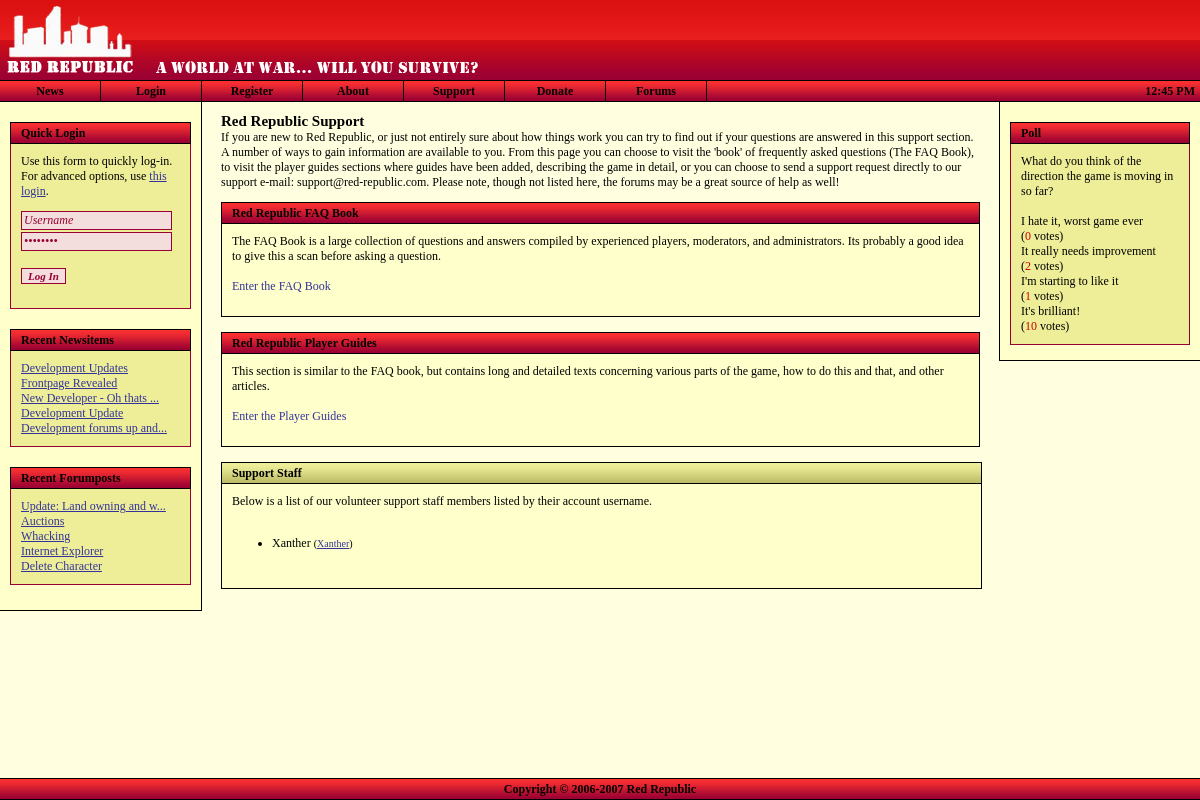
/support.php, run on the app's committed database.
### tables this page shows
CREATE TABLE `frontpage_news` (
  `id` bigint(20) NOT NULL auto_increment,
  `news_type` int(11) NOT NULL default '0',
  `news_subject` varchar(255) NOT NULL default '',
  `news_date` timestamp NOT NULL default CURRENT_TIMESTAMP,
  `news_author` varchar(50) NOT NULL default '',
  `news_message` text NOT NULL,
  PRIMARY KEY  (`id`)
);

CREATE TABLE `forums_topics` (
  `id` bigint(20) NOT NULL auto_increment,
  `f_id` bigint(20) NOT NULL default '0',
  `poster_id` bigint(20) NOT NULL default '0',
  `topic_type` int(11) NOT NULL default '0',
  `topic_closed` tinyint(4) NOT NULL default '0',
  `name` varchar(75) NOT NULL default '',
  `date` timestamp NOT NULL default CURRENT_TIMESTAMP,
  `num_views` bigint(20) NOT NULL default '0',
  `last_activity` bigint(20) NOT NULL default '0',
  PRIMARY KEY  (`id`)
);

CREATE TABLE `polls` (
  `id` bigint(20) NOT NULL auto_increment,
  `title` varchar(225) NOT NULL default '',
  `date` varchar(225) NOT NULL default '',
  `author` varchar(225) NOT NULL default '',
  `options` varchar(225) NOT NULL default '',
  `votes` bigint(20) NOT NULL default '0',
  `open` varchar(5) NOT NULL default '',
  `displayed` varchar(5) NOT NULL default '',
  KEY `id` (`id`)
);

CREATE TABLE `polls_options` (
  `id` bigint(20) NOT NULL auto_increment,
  `parent` bigint(20) NOT NULL default '0',
  `option` varchar(225) NOT NULL default '',
  `votes` bigint(20) NOT NULL default '0',
  KEY `id` (`id`)
);

CREATE TABLE `accounts` (
  `id` bigint(20) NOT NULL auto_increment,
  `username` varchar(20) NOT NULL default '',
  `password` varchar(255) NOT NULL default '',
  `person_id` bigint(20) NOT NULL default '0',
  `character_id` bigint(20) NOT NULL default '0',
  `rights` int(11) NOT NULL default '0',
  `last_active` bigint(20) NOT NULL default '0',
  PRIMARY KEY  (`id`)
);

### support.php (the view, shortened to what the rows shown need)
<?
 include "includes/utility.inc.php";
 include "includes/header.php";
?>
<h1>Red Republic Support</h1>
<div style="width: 100%; border: solid 1px; background-color: #ffc;">
	 <div class="content" style="border: solid 0px;">
	 <p>
	 Below is a list of our volunteer support staff members listed by their account username.<br /><br /><ul>
	 <?
	 $sq = $db->query( "SELECT username, id FROM accounts WHERE rights=5" );
	 if ( $db->getRowCount( $sq ) == 0 )
	 {
		 print("Currently there are no support staff, if your interested in helping out you can try applying to become a support staff member.");
	 } else {
		while ( $r = $db->fetch_array( $sq ) )
		{
			 print( "<li>" . $r['username'] . " <span style=\"font-size: 10px;\">(<a href=\"" . $rootdir . "/profile.php?id=" . getCharacterID( getUserID( $r['username'] ) ) . "\">" . getCharNickname( getCharacterID( getUserID( $r["username"] ) ) ) . "</a>)</span><br />" );
		}
	 }
	 ?></ul>
	 </p>
	 </div>
 </div>
	<?
include "includes/footer.php";
?>

### includes/header.php (shortened to what the rows shown need)
<?
include_once "utility.inc.php";
?>
<!DOCTYPE html PUBLIC "-//W3C//DTD XHTML 1.0 Strict//EN"
"http://www.w3.org/TR/xhtml1/DTD/xhtml1-strict.dtd">
<html xmlns="http://www.w3.org/1999/xhtml">
<head>
	<link rel="stylesheet" type="text/css" href="<?=$rootdir;?>/stylesheets/general_style.css" />
</head>
<body id="body" style="margin-left: 0px; margin-top: 0px; margin-right: 0px; margin-bottom: 0px;"
<?
if ( isset( $err ) && $err->is_error() ) { ?>onload="openErrorDisplay();"<? }
elseif ( isset( $nav ) && $nav == "events" && $char->hasEventRequest() ) { ?>onload="openEventRequest();"<? } ?>
>
<div style="position: relative; min-height: 100%;">
	<div class="maindiv">
		<div style="position: relative; min-height: 85%;">
			<div class="leftnavigation" style="padding-bottom: 10px;">
				<?
				if ( !$_SESSION['ingame'] && !$_SESSION['inadmin'] ) {
				?>
				<div class="navcontent">
					<?
						$news = getSiteNews();
						for ( $i = 0; $i < count( $news ); $i++ )
						{
							$arr = $news[$i];
							if ( strlen( $arr['subject'] ) > 25 )
								$subj = substr( $arr['subject'], 0, 25 ) . "...";
							else
								$subj = $arr['subject'];
							echo "<a href=\"".$rootdir."/news.php?id=". $arr['id'] ."\">" . $subj . "</a><br />";
						}
					?>
				</div>
				<div class="navcontent">
					<?
						$rights = ( getUserRights() === false ) ? 0 : getUserRights();
						$rec = $db->query( "SELECT forums_topics.id, forums_topics.name FROM forums_topics INNER JOIN forums_forums ON forums_topics.f_id = forums_forums.id WHERE forums_forums.auth_level <= $rights ORDER BY last_activity DESC LIMIT 0,5" );
						while ( $res = $db->fetch_array( $rec ) )
						{
							if ( strlen( $res['name'] ) > 25 )
								$subj = substr( $res['name'], 0, 25 ) . "...";
							else
								$subj = $res['name'];
							echo "<a href=\"".$rootdir."/forums/viewtopic.php?id=". $res['id'] ."\">" . stripslashes( $subj ) . "</a><br />";
						}
					?>
				</div>
				<? } ?>
			</div>
			<? if ( isset( $_SESSION['ingame'] ) && user_auth() ) { ?>
			<div class="rightcontent">
				<div class="title" style="background: url('<?=$rootdir;?>/images/forumgrad_vert_20.png'); text-align: right; margin: 10px;">
				<?
				if ( $char->hasEventRequest() )
				{
					?>
					<img src="<?=$rootdir;?>/images/icon_read_red_anim.gif" alt="I" title="You have an event request." onclick="window.location='<?=$rootdir;?>/events/index.php';" style="margin-top: 2px; cursor: pointer;" />
					<?
				}
				$mailboxquery = $db->query( "SELECT * FROM char_mailbox WHERE char_id=". $char->character_id ." AND has_arrived=1" );
				if ( $db->getRowCount( $mailboxquery ) == 0 )
				{
					?>
					<img src="<?=$rootdir;?>/images/icon_mailbox.png" alt="I" title="Go to your mailbox" onclick="window.location='<?=$rootdir;?>/mailbox.php';" style="margin-top: 2px; cursor: pointer;" />
					<?
				}
				else
				{
					?>
					<img src="<?=$rootdir;?>/images/icon_mailbox_anim.gif" alt="I" title="You've got mail." onclick="window.location='<?=$rootdir;?>/mailbox.php';" style="margin-top: 2px; cursor: pointer;" />
					<?
				}
				?>
				<img src="<?=$rootdir;?>/images/charstats.png" alt="I" title="Show Character Information" onclick="showCharacter();" style="margin-top: 2px; cursor: pointer;" />
				<img src="<?=$rootdir;?>/images/icon_inventory.gif" alt="I" title="Show Inventory Listing" onclick="showInventory();" style="margin-top: 2px; cursor: pointer;" />
				<img src="<?=$rootdir;?>/images/icon_users.png" alt="U" title="Show User List" onclick="showUserList();" style="margin-top: 2px; cursor: pointer;" />
				</div>
				<div class="title" style="margin: 10px; margin-bottom: 0px;">
					<div style="margin-left: 10px;">Avatar</div>
				</div>
				<div class="content" style="border: none; margin-left: 10px; margin-right: 10px; background-color: #fff686;">
					<img src="<?=$rootdir;?>/images/<?
					if ( strlen( $char->avatar_url ) == 0 ) { print("cs_avatar150x150.png"); } else { print( $char->avatar_url ); }
					?>" alt="Avatar" style="margin-left: 5px;" />
				</div>
				<div class="title" style="margin: 10px; margin-bottom: 0px;">
					<div style="margin-left: 10px;">Character Information</div>
				</div>
				<div class="content" style="border: none; margin-left: 10px; margin-right: 10px; background-color: #fff686;">
				<table style="width: 100%;" cellspacing="0">
				<tr>
					<td style="width: 45%;"><strong>Nick:</strong></td><td><?=$char->nickname;?></td>
				</tr><tr>
					<td style="width: 45%;"><strong>First:</strong></td><td><?=$char->firstname;?></td>
				</tr><tr>
					<td style="width: 45%;"><strong>Last:</strong></td><td><?=$char->lastname;?></td>
				</tr><tr>
					<td style="width: 45%;"><strong>Birth:</strong></td><td><?=date( dateDisplay(), strtotime( $char->birthdate ) );?></td>
				</tr><tr>
					<td style="width: 45%;"><strong>Sex:</strong></td><td><?=$char->gender_full;?></td>
				</tr><tr>
					<td colspan="2" style="height: 15px;">&nbsp;</td>
				</tr><tr>
					<td colspan="2" align="center" style="padding: 0px; border: 1px solid #990033; border-bottom: none; color: #fff; height: 20px; background: url( '<?=$rootdir;?>/images/grad_vert_20.png' ); width: 100%;">
						<strong>Health</strong>
					</td>
				</tr><tr>
					<td colspan="2" style="border: solid 1px #990033; border-top: none; padding: 0px;">
						<table style="width: 100%; padding: 0px;" cellspacing="0" cellpadding="0">
						<tr>
						<? $leftwidth = $char->health / $char->maxhealth; $leftwidth *= 100; ?>
						<td style="width: <?=$leftwidth;?>%; padding: 3px; background-color: green; color: white; text-align: center;"><?=$leftwidth;?>%</td>
						<td style="width: <?=(100-$leftwidth);?>%;"></td>
						</tr>
						</table>
					</td>
				</tr><tr>
					<td colspan="2" style="height: 15px;">&nbsp;</td>
				</tr>
				<?
				if ( $char->hasVehicle() )
				{
					?>
					<tr>
						<td colspan="2" align="center" style="padding: 0px; border: 1px solid #990033; border-bottom: none; color: #fff; height: 20px; background: url( '<?=$rootdir;?>/images/grad_vert_20.png' ); width: 100%;">
						<strong><?=$char->getVehicleInfo('name');?></strong>
						</td>
					</tr><tr>
						<td colspan="2" style="border: solid 1px #990033; border-top: none; padding: 0px;">
							<table style="width: 100%; padding: 0px;" cellspacing="0" cellpadding="0">
							<tr>
							<? $leftwidth = $char->getVehicleHealth() / 100; $leftwidth *= 100; ?>
							<td style="width: <?=$leftwidth;?>%; padding: 3px; background-color: #36505F; color: white; text-align: center;"><?=$leftwidth;?>%</td>
							<td style="width: <?=(100-$leftwidth);?>%;"></td>
							</tr>
							</table>
						</td>
					</tr>
					<?
				}
				?>
				<tr>
					<td colspan="2" style="height: 15px;">&nbsp;</td>
				</tr><tr>
					<td colspan="2" style="text-align: center; border: 1px solid #990033; border-bottom: none; color: #fff; height: 20px; background: url( '<?=$rootdir;?>/images/grad_vert_20.png' ); width: 100%; padding: 0px;">
						<strong>Money</strong>
					</td>
				</tr><tr>
					<td style="width: 45%; border: solid 1px #990033; border-top: none; border-bottom: none; padding: 2px;"><strong>Money:</strong></td><td  style="border-right: solid 1px #990033; padding: 2px;" id="money_clean">$<?=$char->money_clean;?></td>
				</tr><tr>
					<td style="width: 45%; border: solid 1px #990033; padding: 2px;"><strong>Dirty:</strong></td><td style="border: solid 1px #990033; border-left: none; padding: 2px;">$<?=$char->money_dirty;?></td>
				</tr><tr>
					<td colspan="2" style="height: 15px;">&nbsp;</td>
				</tr>
				</table>
				</div>
			</div>
			<? } else { ?>
			<div class="rightcontent">
				<div class="title" style="margin-top: 20px; margin-left: 10px; margin-right: 10px; padding-left: 10px;">
					Poll
				</div>
				<div class="navcontent" style="margin-left: 10px; margin-right: 10px;">
					<?
					$pollQuery = $db->query( "SELECT * FROM polls WHERE open='true' AND displayed='true'" );
					if ( $db->getRowcount( $pollQuery ) == 0 )
					{
						print("Sorry, no polls found.");
					} else {
						$poll = $db->fetch_array( $pollQuery );
						$voterQuery = $db->query( "SELECT * FROM polls_voters WHERE ip='" . $_SERVER["REMOTE_ADDR"] . "' AND poll=" . $poll['id'] );
						print( $poll['title'] . "<br />");
						if ( $db->getRowCount( $voterQuery ) == 0 )
						{
							?>
							<form method='post' action='<?=$rootdir;?>/vote.php'>
							<p>
							<input type='hidden' name='id' value='<?=$poll['id'];?>' />
							<?
							$optionQuery = $db->query( "SELECT * FROM polls_options WHERE parent=" . $poll['id'] . " ORDER BY id ASC" );
							while ( $option = $db->fetch_array( $optionQuery ) )
							{
								?>
								<input type="radio" class='std_input' name="option" value="<?=$option['id'];?>" /> <?=$option['option'];?><br />
								<?
							}
							?>
							<br />
							<input type="submit" class='std_input' name="vote" value="Vote" />
							</p>
							</form>
							<?
						} else {
							?><br /><?
							$optionQuery = $db->query( "SELECT * FROM polls_options WHERE parent=" . $poll['id'] );
							while ( $option = $db->fetch_array( $optionQuery ) )
							{
								?>
								<?=$option['option'];?><br />(<span style='color: #CC0000'><?=$option['votes'];?></span> votes)<br />
								<?
							}
						}
					}
					?>
				</div>
			</div>
			<? } ?>
			<div class="pagecontent">

### data on the page
frontpage_news: news_subject "Development Updates"
frontpage_news: news_subject "Frontpage Revealed"
frontpage_news: news_subject "New Developer - Oh thats ..."
frontpage_news: news_subject "Development Update"
frontpage_news: news_subject "Development forums up and..."
forums_topics: name "Update: Land owning and w..."
forums_topics: name "Auctions"
forums_topics: name "Whacking"
forums_topics: name "Internet Explorer"
forums_topics: name "Delete Character"
polls: title "What do you think of the direction the game is moving in so far?"
polls_options: option "I hate it, worst game ever", votes "0"
polls_options: option "It really needs improvement", votes "2"
polls_options: option "I'm starting to like it", votes "1"
polls_options: option "It's brilliant!", votes "10"
accounts: username "Xanther"
